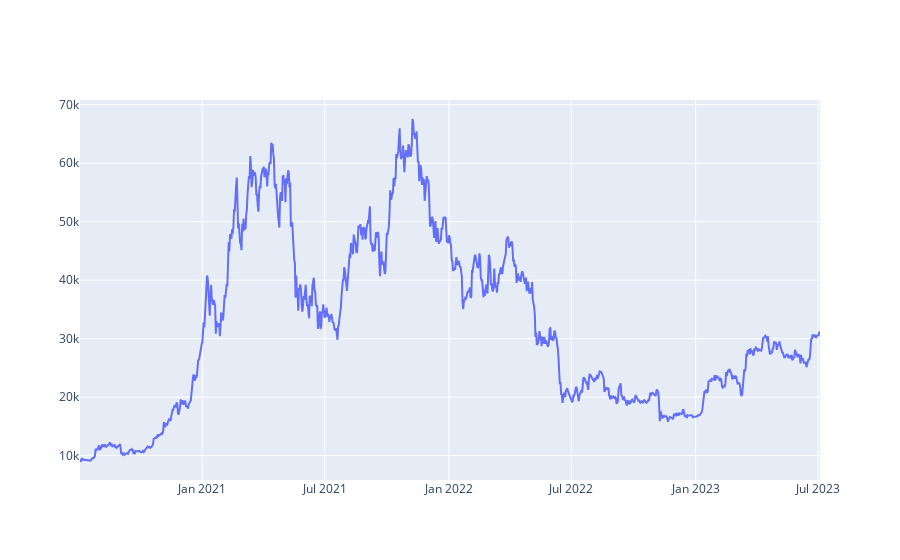

Notebook code cell kept with this figure:
### Code cell
# create lineplot with bitdata.index as x-axis and bitdata["Close"] as y-axis
#As you can see the highest it has reached was in November 8 2021 when the Closing price was 67,566.83
fig = go.Figure(data=go.Scatter(x=bitdata.index, y=bitdata["Close"]))
fig.show()

### Figure 1 — Plotly figure (JSON) as saved in the notebook; plotly's stock layout.template omitted (floating-point values rounded to 4 significant figures; data arrays with more than 128 entries replaced by an {"elided": "..."} marker saying what was removed)
{"data": [{"type": "scatter", "x": {"elided": "1096 str values"}, "y": {"elided": "1096 float values"}}], "layout": {}}
